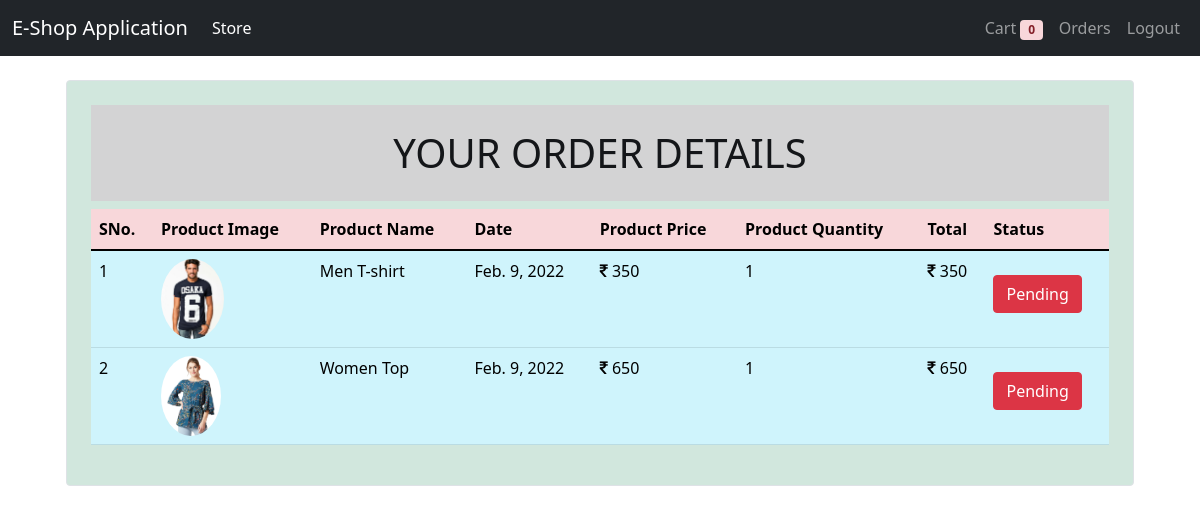
The app's page /orders/ (signed in) with its own data.
### store/models/orders.py (models this page shows, shortened)
class Order(models.Model):
    product = models.ForeignKey(Product , on_delete= models.CASCADE)
    customer = models.ForeignKey(Customer , on_delete= models.CASCADE)
    quantity = models.IntegerField(default= 1)
    price = models.IntegerField()
    address = models.CharField(max_length= 150 , default= '')
    phone = models.CharField(max_length= 50 , default= '')
    date = models.DateField(default= datetime.datetime.today)
    status = models.BooleanField(default=False)
    @staticmethod
    def getOrderByCustomer(customerID):
        return Order.objects.filter(customer = customerID)

### store/models/product.py (models this page shows, shortened)
class Product(models.Model):
    name = models.CharField(max_length= 50)
    price = models.IntegerField(default= 0)
    category = models.ForeignKey(Ctaegory , on_delete= models.CASCADE , default= 1)
    description = models.CharField(max_length= 200 , default= '')
    image = models.ImageField(upload_to ='uploads/products/')

### store/middlewares/auth.py (the view)
    def middlewares(request):
        returnUrl = request.META['PATH_INFO']
        if not request.session.get('customer'):
            return redirect(f'/login?return_url={returnUrl}')
        response = get_response(request)
        return response

### store/templatetags/cart.py (called while the page is built)
@register.filter(name="orderPrice")
def orderPrice(quantity , price):
    return quantity * price

### store/views/cart.py (called while the page is built)
    def get(self, request):
        customer = request.session.get('customer')
        orders = Order.getOrderByCustomer(customer)
        return render(request, 'orders.html', {'orders': orders})

### store/templates/orders.html
{% extends 'base.html' %}
{% block content %}
{% load cart %}
<div class="container mt-3">
    <div class="border rounded p-4 m-4 alert-success">
        <h1 class="text-center alert-dark py-4">YOUR ORDER DETAILS</h1>
        <table class="table ">
            <thead class="table-danger">
                <tr>
                    <th>SNo.</th>
                    <th>Product Image</th>
                    <th>Product Name</th>
                    <th>Date</th>
                    <th>Product Price</th>
                    <th>Product Quantity</th>
                    <th>Total</th>
                    <th>Status</th>
                </tr>
            </thead>
            <tbody class="table-info">
                {% for order in orders %}
                <tr>
                    <td>{{forloop.counter}}</td>
                    <td><img src="{{order.product.image.url}}" class="rounded-circle" style="height: 80px;"></td>
                    <td> {{ order.product.name }} </td>
                    <td> {{ order.date }} </td>
                    <td><i class="fa fa-inr"></i> {{ order.product.price }} </td>
                    <td> {{ order.quantity }} </td>
                    <td><i class="fa fa-inr"></i> {{ order.quantity|orderPrice:order.product.price }} </td>
                    {% if order.status %}
                    <td><small class="btn btn-success my-3"> Completed </small></td>
                    {% else %}
                    <td><small class="btn btn-danger my-3"> Pending </small></td>
                    {% endif %}
                </tr>
                {% endfor %}
            </tbody>
        </table>
    </div>
</div>
{% endblock %}

### records on screen
Order: product.image (picture), product.name "Men T-shirt", date "Feb. 9, 2022", product.price "350", quantity "1", quantity|orderPrice "350", status "Pending"
Order: product.image (picture), product.name "Women Top", date "Feb. 9, 2022", product.price "650", quantity "1", quantity|orderPrice "650", status "Pending"

### other values on screen
{{ request.session.cart.keys|length }} "0"
